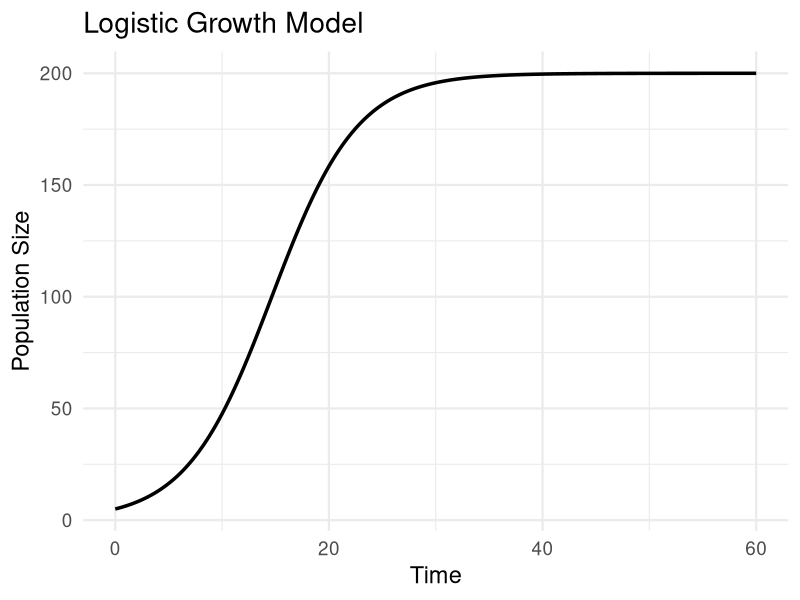

The R source for this figure:
# Logistic Growth and Functions
# Solution to homework 5
# P. Alexander Burnham
# 4 February 2026


# Begin Creating Functions Here
#----------------------------------------------------#



# LOGISTIC GROWTH FUNCITON
######################################################
logistic_growth <- function(
  N0 = 10,      # initial population
  r  = 0.3,     # growth rate
  K  = 100,     # carrying capacity
  t_max = 50,   # end time
  dt = 0.1      # timestep
){
  
  # time vector
  time <- seq(0, t_max, by = dt)
  
  # logistic equation
  N <- K / (1 + ((K - N0) / N0) * exp(-r * time))
  
  # return tidy dataframe
  data.frame(
    time = time,
    population = N,
    N0 = N0,
    r = r,
    K = K
  )
}
######################################################
# END FUNCTION


######################################################
growth_plotter <- function(data){

  library(ggplot2)
  
  ggplot(df, aes(x = time, y = population)) +
    geom_line(size = 1.2) +
    labs(
      title = "Logistic Growth Model",
      x = "Time",
      y = "Population Size"
    ) +
    theme_minimal(base_size = 17)
}
######################################################




# Driver Section of Script
#----------------------------------------------------#

# run the model with required parms
df <- logistic_growth(
  N0 = 5,
  r  = 0.25,
  K  = 200,
  t_max = 60
)

# plot the output df
growth_plotter(data = df)
